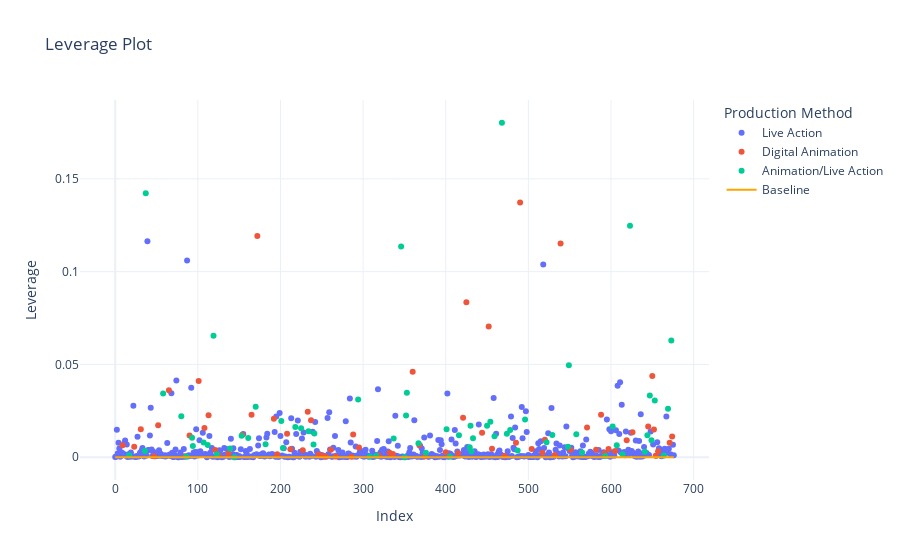

The code cell stored with this chart in its notebook:
### Code cell
# Assuming leverage and other relevant data are available
influence = model_simple_glm.get_influence()
leverage = influence.hat_matrix_diag  # Leverage values

# Creating a DataFrame for the plot
leverage_df = pd.DataFrame({
    'Index': range(len(leverage)),
    'Leverage': leverage,
    'Residuals': model_simple_glm.resid_pearson,  # Standardized residuals
    'Title': X_train['title'],  # Assuming titles are in X_train
    'Production Method': X_train['production_method'],  # Assuming production method is in X_train
})

# Create the Plotly scatter plot for leverage with color based on production method
fig = px.scatter(
    leverage_df,
    x="Index",
    y="Leverage",
    hover_name="Title",  # Show the movie title on hover
    hover_data=["Residuals", "Production Method"],
    color="Production Method",  # Color by production method
    title="Leverage Plot",
)

# Add a horizontal baseline with a standout color
fig.add_trace(
    go.Scatter(
        x=leverage_df["Index"],
        y=[0] * len(leverage_df),
        mode="lines",
        line=dict(color="orange", width=2),  # Standout line style
        name="Baseline"
    )
)

# Update layout
fig.update_layout(
    xaxis_title="Index",
    yaxis_title="Leverage",
    template="plotly_white"
)

fig.show()

### Figure 1 — Plotly figure (JSON) as saved in the notebook; plotly's stock layout.template omitted (floating-point values rounded to 4 significant figures; data arrays with more than 128 entries replaced by an {"elided": "..."} marker saying what was removed)
{"data": [{"customdata": {"elided": "539x2 mixed values"}, "hovertemplate": "<b>%{hovertext}</b><br><br>Production Method=%{customdata[1]}<br>Index=%{x}<br>Leverage=%{y}<br>Residuals=%{customdata[0]}<extra></extra>", "hovertext": {"elided": "539 str values"}, "legendgroup": "Live Action", "marker": {"color": "#636efa", "symbol": "circle"}, "mode": "markers", "name": "Live Action", "orientation": "v", "showlegend": true, "type": "scatter", "x": {"elided": "539 int values"}, "xaxis": "x", "y": {"elided": "539 float values"}, "yaxis": "y"}, {"customdata": {"elided": "69x2 mixed values"}, "hovertemplate": "<b>%{hovertext}</b><br><br>Production Method=%{customdata[1]}<br>Index=%{x}<br>Leverage=%{y}<br>Residuals=%{customdata[0]}<extra></extra>", "hovertext": ["Hotel Transylvania 2", "The Peanuts Movie", "The Good Dinosaur", "Norm of the North", "Kung Fu Panda 3", "Zootopia", "Ratchet and Clank", "The Angry Birds Movie", "Finding Dory", "The Secret Life of Pets", "Ice Age: Collision Course", "Sausage Party", "Kubo and the Two Strings", "Storks", "Trolls", "Moana", "Sing", "The Lego Batman Movie", "Rock Dog", "The Boss Baby", "Smurfs: The Lost Village", "Captain Underpants: The First Epic Movie", "Cars 3", "Despicable Me 3", "The Emoji Movie", "The Nut Job 2: Nutty by Nature", "Ballerina", "The Lego Ninjago Movie", "My Little Pony: The Movie", "The Star", "Coco", "Ferdinand", "Early Man", "Sherlock Gnomes", "Isle of Dogs", "Incredibles 2", "Hotel Transylvania 3: Summer Vacation", "Teen Titans Go! To The Movies", "Smallfoot", "Dr. Seuss’ The Grinch", "Ralph Breaks The Internet", "Spider-Man: Into The Spider-Verse 3D", "The LEGO Movie 2: The Second Part", "How to Train Your Dragon: The Hidden World", "Wonder Park", "UglyDolls", "The Secret Life of Pets 2", "Toy Story 4", "The Angry Birds Movie 2", "Abominable", "The Addams Family", "Arctic Dogs", "Frozen II", "Spies in Disguise", "Onward", "The Croods: A New Age", "Demon Slayer: Kimetsu no Yaiba—The Movie: Mugen Train (劇場版「鬼滅の刃」 無限列車編)", "Spirit Untamed", "The Boss Baby: Family Business", "PAW Patrol: The Movie", "Encanto", "Sing 2", "The Bad Guys", "Lightyear", "Minions: The Rise of Gru", "Paws of Fury: The Legend of Hank", "DC League of Super Pets", "Strange World", "Puss in Boots: The Last Wish"], "legendgroup": "Digital Animation", "marker": {"color": "#EF553B", "symbol": "circle"}, "mode": "markers", "name": "Digital Animation", "orientation": "v", "showlegend": true, "type": "scatter", "x": [9, 23, 31, 47, 52, 65, 85, 90, 101, 108, 113, 121, 125, 137, 154, 165, 172, 192, 196, 208, 212, 227, 233, 237, 246, 251, 255, 261, 267, 286, 288, 295, 319, 332, 336, 360, 368, 375, 400, 415, 421, 425, 444, 452, 456, 471, 485, 490, 504, 517, 520, 532, 539, 551, 571, 582, 588, 592, 597, 605, 619, 626, 645, 650, 652, 654, 657, 671, 674], "xaxis": "x", "y": [0.006518, 0.005717, 0.01511, 0.0005065, 0.01722, 0.03604, 0.0006097, 0.01174, 0.04116, 0.01571, 0.02258, 0.003892, 0.001247, 0.001996, 0.01208, 0.02295, 0.1192, 0.02075, 0.001675, 0.01271, 0.004346, 0.003825, 0.02454, 0.01998, 0.001447, 0.0008648, 0.0003588, 0.00402, 0.0003572, 0.000222, 0.01231, 0.005287, 0.0009903, 0.002386, 0.001811, 0.04608, 0.006631, 0.0005925, 0.002694, 0.002232, 0.02126, 0.08349, 0.01317, 0.07048, 0.004542, 0.0008049, 0.007772, 0.1373, 0.004394, 0.002406, 0.009388, 0.001248, 0.1152, 0.004117, 0.01598, 0.004043, 0.02285, 0.002127, 0.004497, 0.003358, 0.009113, 0.01348, 0.01653, 0.0438, 0.015, 0.0008049, 0.003221, 0.007847, 0.01119], "yaxis": "y"}, {"customdata": {"elided": "69x2 mixed values"}, "hovertemplate": "<b>%{hovertext}</b><br><br>Production Method=%{customdata[1]}<br>Index=%{x}<br>Leverage=%{y}<br>Residuals=%{customdata[0]}<extra></extra>", "hovertext": ["Goosebumps", "Alvin and the Chipmunks: The Road Chip", "Star Wars Ep. VII: The Force Awakens", "Deadpool", "The Jungle Book", "Keanu", "Alice Through the Looking Glass", "Teenage Mutant Ninja Turtles: Out of the Shadows", "The BFG", "Ghostbusters", "Suicide Squad", "Pete’s Dragon", "Miss Peregrine’s Home for Peculiar Children", "Middle School: The Worst Years of My Life", "Doctor Strange", "Fantastic Beasts and Where to Find Them", "Rogue One: A Star Wars Story", "Monster Trucks", "Beauty and the Beast", "Power Rangers", "Guardians of the Galaxy Vol 2", "Pirates of the Caribbean: Dead Men Tell No Tales", "Transformers: The Last Knight", "War for the Planet of the Apes", "Valerian and the City of a Thousand Planets", "Star Wars Ep. VIII: The Last Jedi", "Paddington 2", "Peter Rabbit", "Ready Player One", "Avengers: Infinity War", "Show Dogs", "Deadpool 2", "Solo: A Star Wars Story", "Ant-Man and the Wasp", "Christopher Robin", "Venom", "Goosebumps 2: Haunted Halloween", "Fantastic Beasts: The Crimes of Grindelwald", "Mary Poppins Returns", "Aquaman", "Bumblebee", "Welcome to Marwen", "Alita: Battle Angel", "Captain Marvel", "Dumbo", "Avengers: Endgame", "Pokémon: Detective Pikachu", "Aladdin", "Men in Black: International", "The Lion King", "Gemini Man", "Terminator: Dark Fate", "Cats", "Star Wars: The Rise of Skywalker", "Dolittle", "Sonic The Hedgehog", "Peter Rabbit 2: The Runaway", "Jungle Cruise", "Venom: Let There be Carnage", "Clifford the Big Red Dog", "Spider-Man: No Way Home", "Sonic the Hedgehog 2", "Fantastic Beasts: The Secrets of Dumbledore", "Doctor Strange in the Multiverse of Madness", "Jurassic World: Dominion", "Thor: Love and Thunder", "Lyle, Lyle, Crocodile", "Black Panther: Wakanda Forever", "Avatar: The Way of Water"], "legendgroup": "Animation/Live Action", "marker": {"color": "#00cc96", "symbol": "circle"}, "mode": "markers", "name": "Animation/Live Action", "orientation": "v", "showlegend": true, "type": "scatter", "x": [17, 36, 37, 58, 80, 86, 93, 94, 107, 112, 119, 123, 139, 144, 153, 161, 170, 182, 201, 203, 218, 225, 234, 240, 241, 294, 308, 316, 337, 346, 350, 352, 353, 367, 376, 401, 405, 416, 429, 430, 431, 433, 450, 454, 459, 468, 474, 478, 487, 496, 522, 529, 548, 549, 558, 565, 593, 602, 607, 614, 623, 641, 644, 647, 649, 653, 664, 669, 673], "xaxis": "x", "y": [0.001095, 0.003369, 0.1422, 0.03441, 0.02207, 0.0003802, 0.01047, 0.006087, 0.007931, 0.006581, 0.06549, 0.00168, 0.004791, 7.705e-05, 0.01165, 0.01035, 0.02718, 0.006992, 0.01948, 0.004942, 0.01636, 0.01568, 0.01398, 0.006862, 0.01284, 0.03112, 0.0004818, 0.0007542, 0.01015, 0.1135, 2.056e-05, 0.02248, 0.03482, 0.007549, 0.002446, 0.01504, 0.0003756, 0.01187, 0.00544, 0.01701, 0.003252, 0.01028, 0.01701, 0.01912, 0.01126, 0.1802, 0.01261, 0.01475, 0.003591, 0.02036, 0.00807, 0.01206, 0.005732, 0.04957, 0.01236, 0.002574, 0.0006311, 0.01652, 0.006486, 0.001679, 0.1247, 0.002931, 0.01185, 0.0333, 0.009132, 0.03052, 0.0009961, 0.0262, 0.06289], "yaxis": "y"}, {"line": {"color": "orange", "width": 2}, "mode": "lines", "name": "Baseline", "type": "scatter", "x": {"elided": "677 int values"}, "y": {"elided": "677 int values"}}], "layout": {"legend": {"title": {"text": "Production Method"}, "tracegroupgap": 0}, "title": {"text": "Leverage Plot"}, "xaxis": {"anchor": "y", "domain": [0, 1], "title": {"text": "Index"}}, "yaxis": {"anchor": "x", "domain": [0, 1], "title": {"text": "Leverage"}}}}
